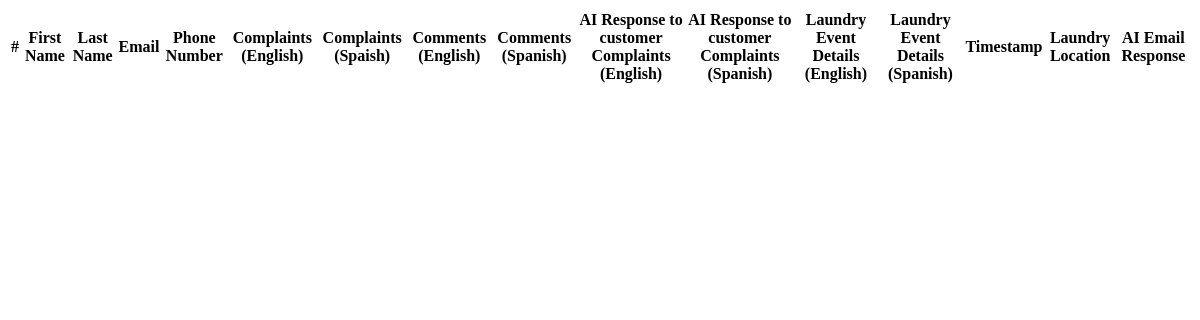
Page /list-spanish-customers/ on the earlier database version.
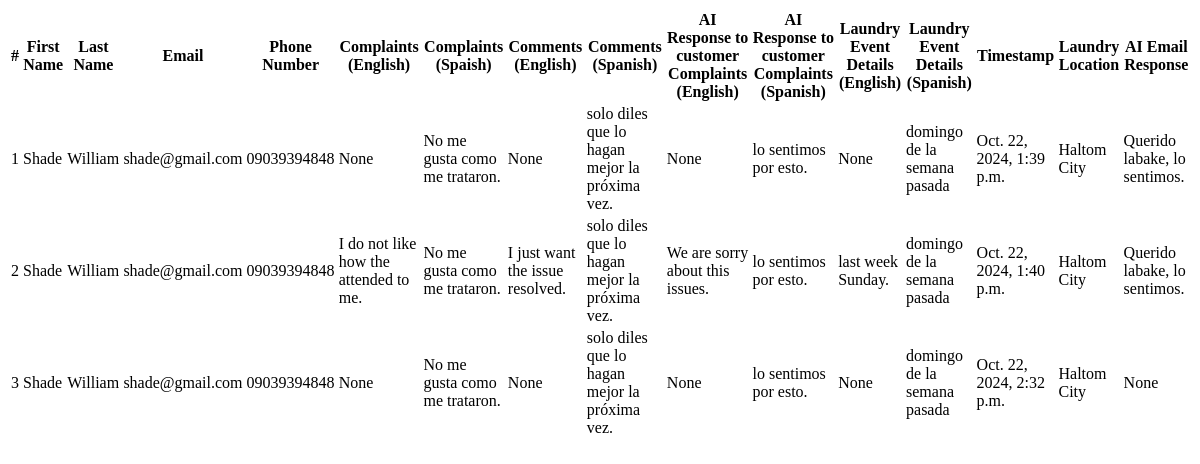
Same page on the later database version.
### reminder/models.py (models this page shows)
class LaundryClinicSpanishSpeakingCustomerQuery(models.Model):
    spreadsheet_row = models.IntegerField(null=True)
    first_name = models.CharField(max_length=100, null=True)
    last_name = models.CharField(max_length=100)
    email_address = models.EmailField()
    phone_number = models.CharField(max_length=50, null=True)
    customer_query_message_english = models.TextField(null=True)
    customer_query_message_spanish = models.TextField(null=True)
    customer_comments_english = models.TextField(null=True)
    customer_comments_spanish = models.TextField(null=True)
    ai_assistant_response_english = models.TextField(null=True)
    ai_assistant_response_spanish = models.TextField(null=True)
    laundry_event_details_english = models.TextField(null=True)
    laundry_event_details_spanish = models.TextField(null=True)
    location = models.CharField(max_length=150, null=True)
    timestamp = models.DateTimeField()
    ai_email_response_spanish = models.TextField(null=True)
    status = models.CharField(max_length=50, null=True, choices=status_options, default="Open")

### reminder/views.py (the view)
# urls.py: path('list-spanish-customers/', views.list_spanish_customers, name='list-spanish-customers'),
def list_spanish_customers(request):
    customers = LaundryClinicSpanishSpeakingCustomerQuery.objects.all()
    context = {'customers': customers}
    return render(request, 'reminder/spanish-customer.html', context)

### reminder/templates/reminder/spanish-customer.html (shortened to what this page needs)
<!DOCTYPE html>
<html lang="en">
<head>
</head>
<body>
    <table>
        <thead>
            <th>#</th>
            <th>First Name</th>
            <th>Last Name</th>
            <th>Email</th>
            <th>Phone Number</th>
            <th>Complaints (English)</th>
            <th>Complaints (Spaish) </th>
            <th>Comments (English) </th>
            <th>Comments (Spanish) </th>
            <th>AI Response to customer Complaints (English) </th>
            <th>AI Response to customer Complaints (Spanish) </th>
            <th>Laundry Event Details (English) </th>
            <th>Laundry Event Details (Spanish) </th>
            <th>Timestamp</th>
            <th>Laundry Location</th>
            <th>AI Email Response</th>
        </thead>
        <tbody>
            {% for customer in customers %}
            <tr>
                <td>{{customer.id}}</td>
                <td>{{customer.first_name}}</td>
                <td>{{customer.last_name}}</td>
                <td>{{customer.email_address}}</td>
                <td>{{customer.phone_number}}</td>
                <td>{{customer.customer_query_message_english}}</td>
                <td>{{customer.customer_query_message_spanish}}</td>
                <td>{{customer.customer_comments_english}}</td>
                <td>{{customer.customer_comments_spanish}}</td>
                <td>{{customer.ai_assistant_response_english}}</td>
                <td>{{customer.ai_assistant_response_spanish}}</td>
                <td>{{customer.laundry_event_details_english}}</td>
                <td>{{customer.laundry_event_details_spanish}}</td>
                <td>{{customer.timestamp}}</td>
                <td>{{customer.location}}</td>
                <td>{{customer.ai_email_response_spanish}}</td>
            </tr>
            {% endfor customers %}
        </tbody>
    </table>
</body>
</html>

Differences in the rows shown:
added LaundryClinicSpanishSpeakingCustomerQuery: id "1", first_name "Shade", last_name "William", email_address "shade@gmail.com", phone_number "09039394848", customer_query_message_english "None", customer_query_message_spanish "No me gusta como me trataron.", customer_comments_english "None", customer_comments_spanish "solo diles que lo hagan mejor la próxima vez.", ai_assistant_response_english "None", ai_assistant_response_spanish "lo sentimos por esto.", laundry_event_details_english "None", laundry_event_details_spanish "domingo de la semana pasada", timestamp "Oct. 22, 2024, 1:39 p.m.", location "Haltom City", ai_email_response_spanish "Querido labake, lo sentimos."
added LaundryClinicSpanishSpeakingCustomerQuery: id "2", first_name "Shade", last_name "William", email_address "shade@gmail.com", phone_number "09039394848", customer_query_message_english "I do not like how the attended to me.", customer_query_message_spanish "No me gusta como me trataron.", customer_comments_english "I just want the issue resolved.", customer_comments_spanish "solo diles que lo hagan mejor la próxima vez.", ai_assistant_response_english "We are sorry about this issues.", ai_assistant_response_spanish "lo sentimos por esto.", laundry_event_details_english "last week Sunday.", laundry_event_details_spanish "domingo de la semana pasada", timestamp "Oct. 22, 2024, 1:40 p.m.", location "Haltom City", ai_email_response_spanish "Querido labake, lo sentimos."
added LaundryClinicSpanishSpeakingCustomerQuery: id "3", first_name "Shade", last_name "William", email_address "shade@gmail.com", phone_number "09039394848", customer_query_message_english "None", customer_query_message_spanish "No me gusta como me trataron.", customer_comments_english "None", customer_comments_spanish "solo diles que lo hagan mejor la próxima vez.", ai_assistant_response_english "None", ai_assistant_response_spanish "lo sentimos por esto.", laundry_event_details_english "None", laundry_event_details_spanish "domingo de la semana pasada", timestamp "Oct. 22, 2024, 2:32 p.m.", location "Haltom City", ai_email_response_spanish "None"
